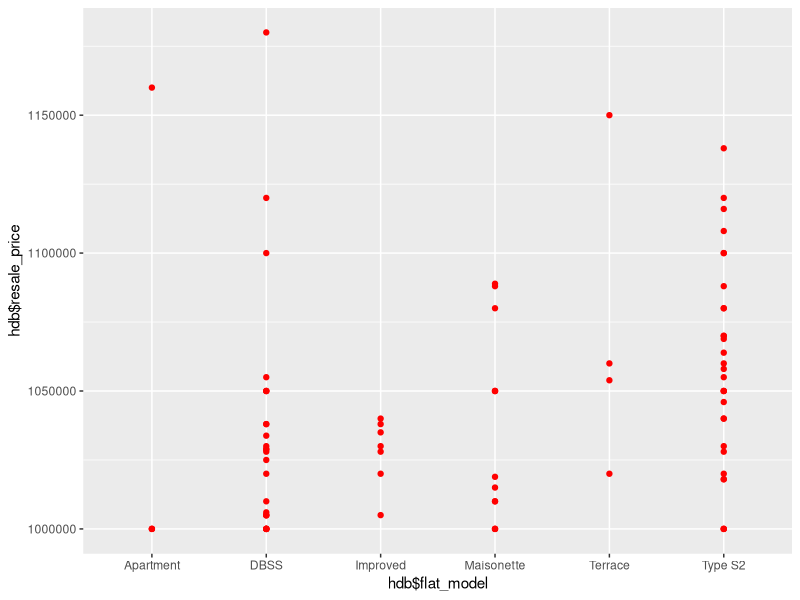
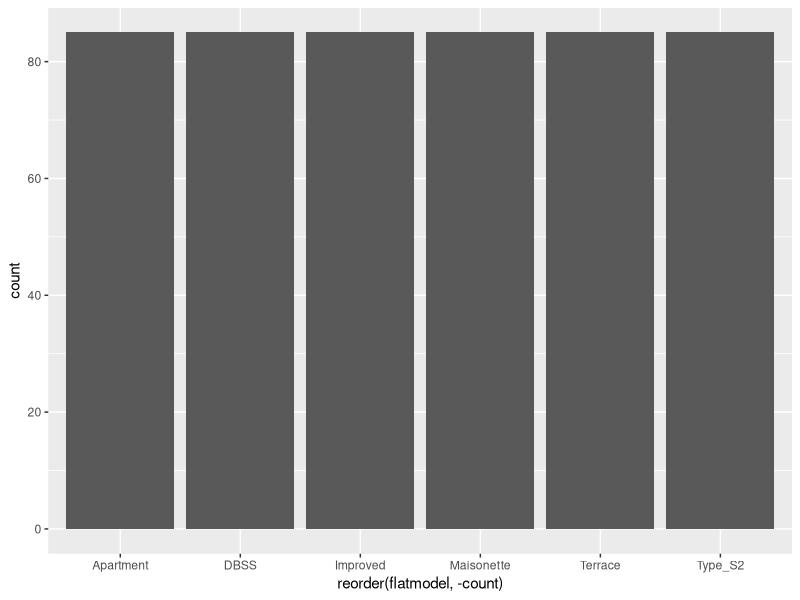

Source code (R) for these figures, in order: (Note: this script raises an error after producing the figures.)
#High Resale Prices

hdb<-read.csv("./Datasets/insight 2.csv")
hdb

library(ggplot2)
ggplot(hdb,aes(x=hdb$flat_model,y=hdb$resale_price)) +
  geom_point(fill="pink",color ="red")

levels(hdb$flat_model)

DBSS <- nrow(filter(hdb, hdb$flat_model=="DBSS"))
Maisonette <- nrow(filter(hdb, hdb$flat_model=="Maisonette"))
Type_S2 <- nrow(filter(hdb, hdb$flat_model=="Type S2"))
Terrace <- nrow(filter(hdb, hdb$flat_model=="Terrace"))
Improved <- nrow(filter(hdb, hdb$flat_model=="Improved"))
Apartment <- nrow(filter(hdb, hdb$flat_model=="Apartment"))

flatmodel<-c("DBSS","Maisonette","Type_S2","Terrace","Improved","Apartment")
count<-as.numeric(c(DBSS,Maisonette,Type_S2,Terrace,Improved,Apartment))

data<-data.frame(cbind(flatmodel,count))
data

data$count <- as.numeric(as.character(data$count))

ggplot(data=data, aes(x=reorder(flatmodel,-count),y=count)) +
  geom_bar(stat = "identity")
n
